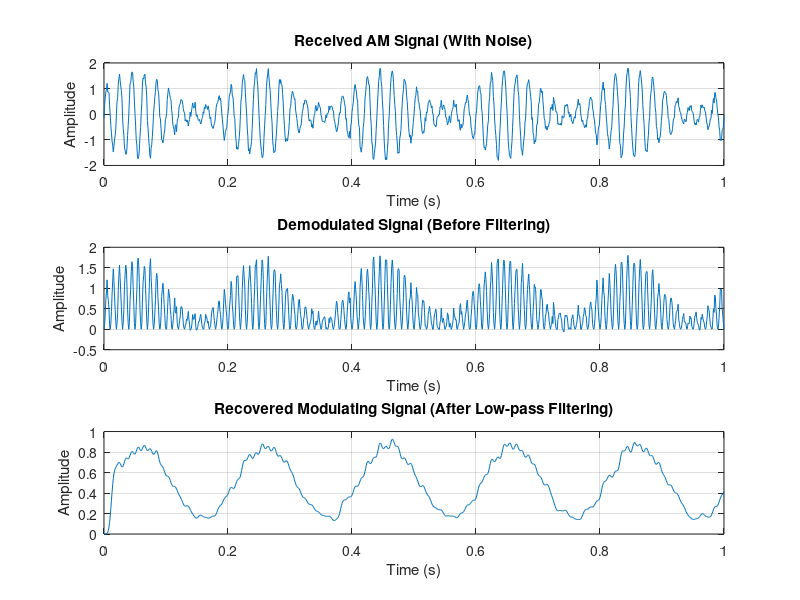

The MATLAB script that drew this image:
% 设置参数
Fs = 1000;  % 采样频率 (Hz)
t = 0:1/Fs:1;  % 时间向量 (1秒)

% 调制信号 (低频信号)
Am = 1;    % 调制信号的幅度
fm = 5;    % 调制信号的频率 (Hz)
modulating_signal = Am * sin(2 * pi * fm * t);  % 调制信号

% 载波信号 (高频信号)
Ac = 1;    % 载波信号的幅度
fc = 50;   % 载波信号的频率 (Hz)
carrier_signal = Ac * sin(2 * pi * fc * t);  % 载波信号

% 调幅信号 (AM)
mu = 0.7;  % 调制指数 (mu <= 1 表示没有过调制)
am_signal = (1 + mu * modulating_signal) .* carrier_signal;  % AM信号

% 添加噪声（可选）
noisy_am_signal = am_signal + 0.1 * randn(size(am_signal));  % 含噪声信号

% 绘制调幅信号
figure;
subplot(3, 1, 1);
plot(t, noisy_am_signal);
title('Received AM Signal (With Noise)');
xlabel('Time (s)');
ylabel('Amplitude');
grid on;

% 同步解调过程
local_carrier = Ac * sin(2 * pi * fc * t);  % 本地产生的载波 (与原始载波同步)
demodulated_signal = noisy_am_signal .* local_carrier;  % 与载波相乘进行混频

% 低通滤波器提取基带信号
[b, a] = butter(5, fc/(Fs/2), 'low');  % 设计低通滤波器
recovered_signal = filter(b, a, demodulated_signal);  % 滤波器提取调制信号

% 绘制解调后的信号
subplot(3, 1, 2);
plot(t, demodulated_signal);
title('Demodulated Signal (Before Filtering)');
xlabel('Time (s)');
ylabel('Amplitude');
grid on;

subplot(3, 1, 3);
plot(t, recovered_signal);
title('Recovered Modulating Signal (After Low-pass Filtering)');
xlabel('Time (s)');
ylabel('Amplitude');
grid on;
